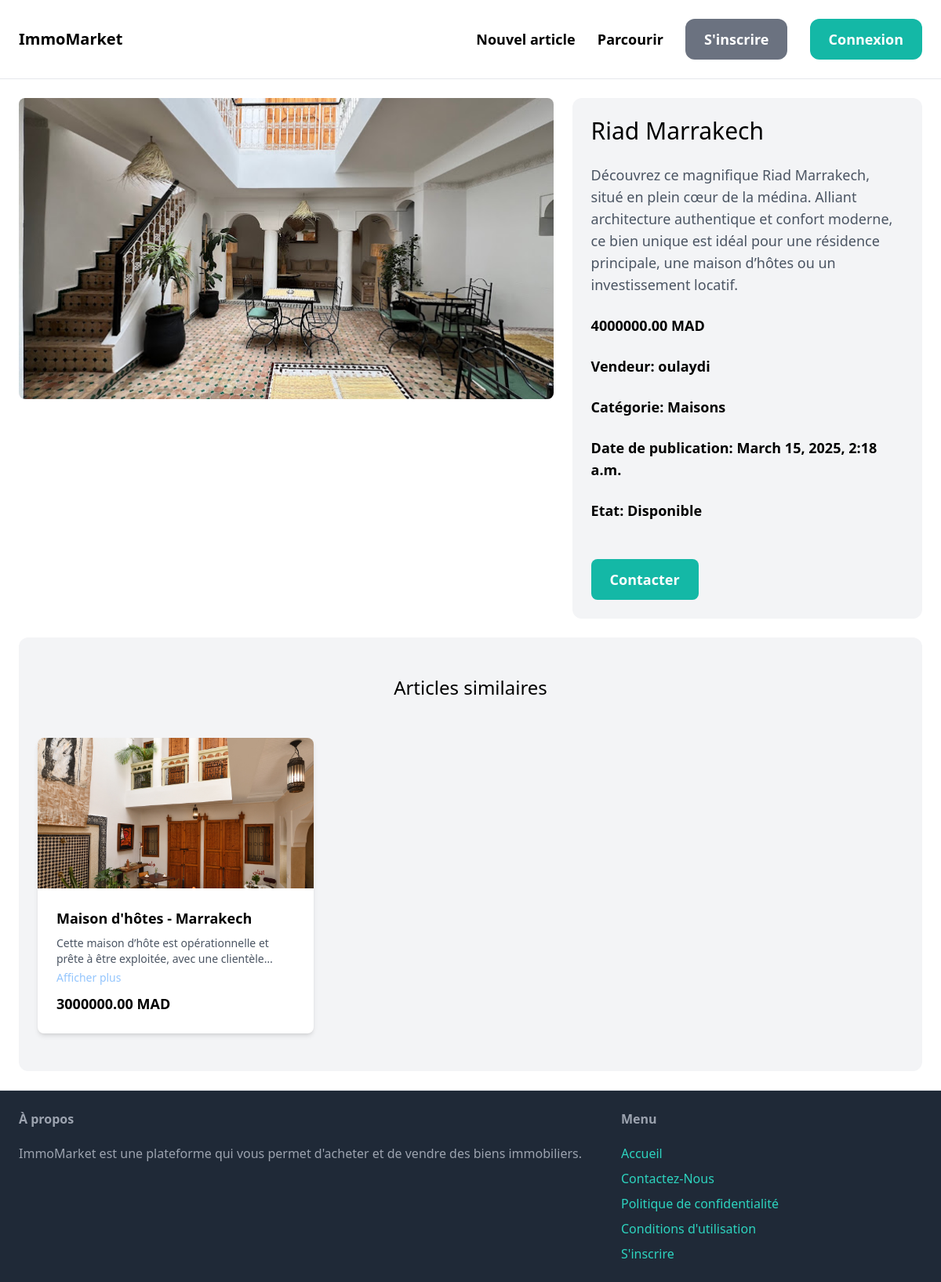
The page /itmes/1/ on the database its author committed.
### item/models.py (models this page shows, shortened)
class Item(models.Model):
    category = models.ForeignKey(Category, related_name='itmes' ,on_delete=models.CASCADE)
    name = models.CharField(max_length=255)
    description = models.TextField(blank=True, null=True)
    price = models.DecimalField(max_digits=10, decimal_places=2)
    image = models.ImageField(upload_to='item_img/', blank=True, null=True)
    is_sold = models.BooleanField(default=False)
    category = models.ForeignKey(Category, on_delete=models.CASCADE)
    created_at = models.DateTimeField(auto_now_add=True)
    created_by = models.ForeignKey(User, related_name='itmes',on_delete=models.CASCADE)
    updated_at = models.DateTimeField(auto_now=True)

class Category(models.Model):
    name = models.CharField(max_length=255)
    class Meta:
        ordering = ['name']
        verbose_name_plural = 'Categories'
    def __str__(self):
        return self.name

### item/views.py (the view)
# urls.py: path('<int:pk>/', views.detail, name='detail'),
def detail(request, pk):
    item = get_object_or_404(Item, pk=pk)
    related_items = Item.objects.filter(category=item.category, is_sold=False).exclude(pk=pk)[0:3]
    return render(request, 'item/detail.html', {
        'item': item,
        'related_items': related_items
    })

### item/templates/item/detail.html (shortened to what this page needs)
{% extends "core/base.html" %}
{% block content %}
    <div class="grid grid-cols-5 gap-6">
        <div class="col-span-3">
            <img src="{{ item.image.url }}" class="w-full h-96 object-cover object-center rounded-lg" alt="{{ item.title }}">
        </div>
        <div class="col-span-2 p-6 bg-gray-100 rounded-xl">
            <h1 class="mb-6 text-3xl ">{{ item.name }}</h1>
            {% if item.description %}
                <p class="mb-6 text-lg text-gray-600">{{ item.description }}</p>
            {% endif %}
            <p class="mb-6 text-lg font-semibold">{{ item.price }} MAD</p>
            <p class="mb-6 text-lg font-semibold">Vendeur: {{ item.created_by.username }}</p>
            <p class="mb-6 text-lg font-semibold">Catégorie: {{ item.category }}</p>
            <p class="mb-6 text-lg font-semibold">Date de publication: {{ item.created_at }}</p>
            {% if item.is_sold %}
                <p class="mb-6 text-lg font-semibold">Etat: Vendu</p>
            {% else %}
                <p class="mb-6 text-lg font-semibold">Etat: Disponible</p>
            {% endif %}
            <button class="inline-block mt-6 py-3 px-6 text-lg font-semibold bg-teal-500 text-white rounded-lg hover:bg-teal-700">Contacter</button>
        </div>
    </div>
    <div class="mt-6 px-6 py-12 bg-gray-100 rounded-xl">
        <h2 class="mb-12 text-2xl text-center">Articles similaires</h2>
        <div class="grid grid-cols-3 gap-6 md:grid-cols-3 lg:grid-cols-3">
            {% for item in related_items %}
                <div class="bg-white rounded-lg shadow-md">
                    <a href="{% url 'item:detail' item.id %}">
                        <img src="{{ item.image.url }}" alt="{{ item.name }}" class="w-full h-48 object-cover object-center rounded-t-lg">
                    </a>
                    <div class="p-6">
                        <h3 class="text-lg font-semibold">{{ item.name }}</h3>
                        <p class="mt-2 text-sm text-gray-600 line-clamp-2 overflow-hidden" id="desc-{{ item.id }}">
                            {{ item.description }}
                        </p>
                        <button class="text-blue-300 text-sm mt-1" id="btn-{{ item.id }}" onclick="toggleDescription('{{ item.id }}')">
                            Afficher plus
                        </button>
                        <p class="mt-2 text-lg font-semibold">{{ item.price }} MAD</p>
                    </div>
                </div>
            </div>
        </div>
    </div>
        {% endfor %}
{% endblock %}

### rows shown on the page
Item: image (picture), name "Riad Marrakech", description "Découvrez ce magnifique Riad Marrakech, situé en plein cœur de la médina. Alliant architecture authentique et confort moderne, ce bien unique est idéal pour une résidence principale, une maison d’hôtes ou un investissement locatif.", price "4000000.00", created_by.username "oulaydi", category "Maisons", created_at "March 15, 2025, 2:18 a.m."
Item: image (picture), name "Maison d'hôtes - Marrakech", description "Cette maison d’hôte est opérationnelle et prête à être exploitée, avec une…", price "3000000.00"
